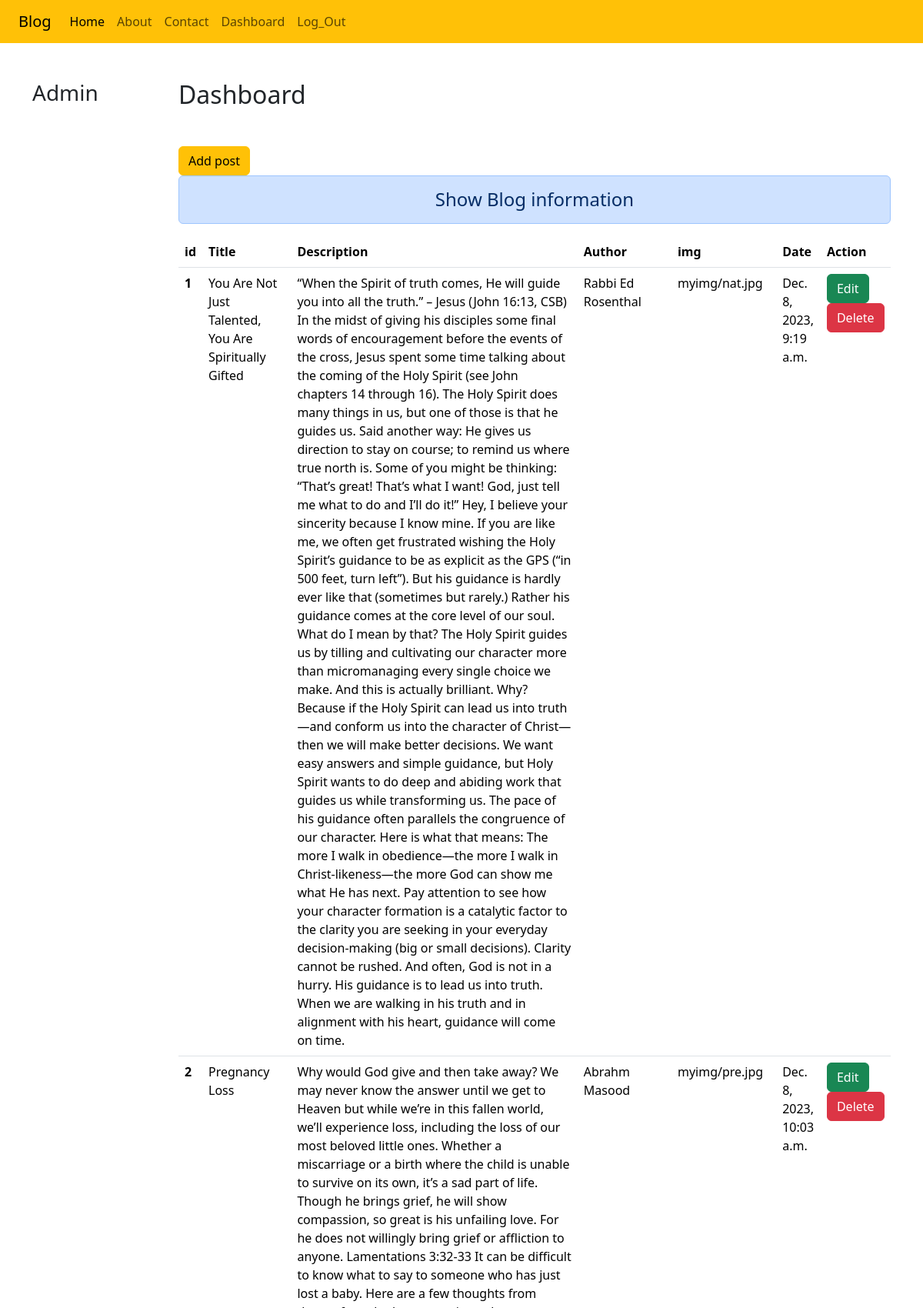
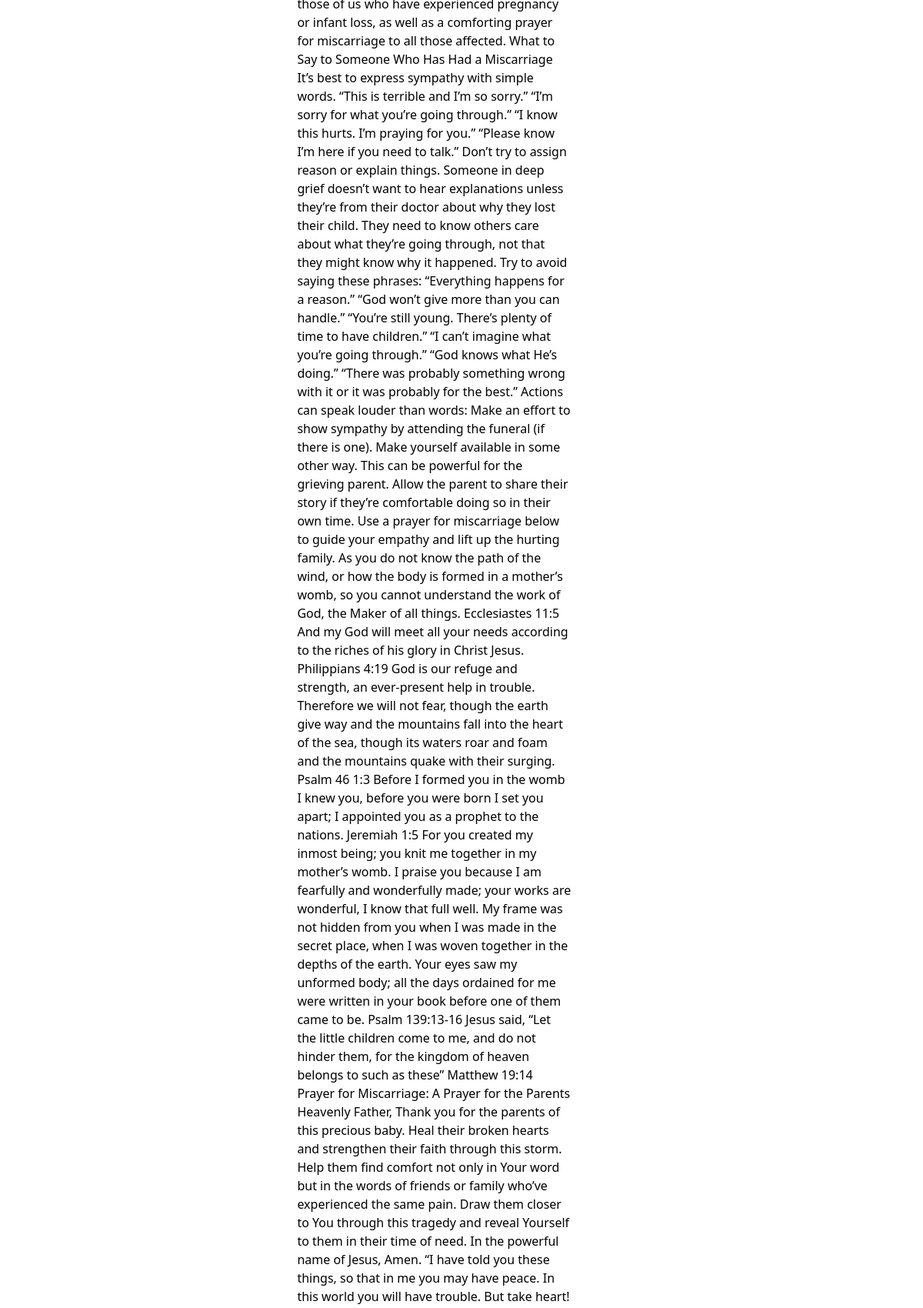
The page /dashboard/ (signed in, upper part) on the database its author committed (2 pictures, top to bottom).
### blog/models.py (models this page shows)
class Post(models.Model):
    title=models.CharField(max_length=100)
    content=models.CharField( max_length=100000)
    author=models.CharField(max_length=100)
    photo=models.ImageField(upload_to='myimg')
    publication_date=models.DateTimeField(auto_now_add=True)

### blog/views.py (the view)
# urls.py: path('dashboard/',dashboard,name='dashboard'),
def dashboard(request):
    if request.user.is_authenticated:
        posts=Post.objects.all()
        user=request.user
        full_name=user.get_full_name()
        return render(request,'blog/dashboard.html',{'posts':posts,'full':full_name})
    else:
        return HttpResponseRedirect('/login/')

### blog/templates/blog/dashboard.html (shortened to what this page needs)
{% extends "blog/base.html" %}
 {% load static %}
          {% block side%}
          <div class="col-2 mt-5">
              <h3 class="text-capitalize">{{user}}</h3>
          </div>
          {%endblock side%}
 {% block content %}
 <div class="col-sm-10">
 <h2 class="my-5">Dashboard</h2>
 <a href="{% url 'addpost' %}" class="btn btn-warning">Add post</a>
 <h4 class="text-center alert alert-primary"> Show Blog information</h4>
    {% if posts %}
    <table class="table table-hover">
        <thead>
          <tr>
            <th>id </th>
            <th>Title</th>
            <th>Description</th>
            <th>Author</th>
            <th>img</th>
            <th>Date</th>
            <th>Action</th>
          </tr>
        </thead>
        {% for st in posts %}
        <tbody>
          <tr>
            <th scope="row">{{st.id}}</th>
            <td>{{st.title}}</td>
            <td>{{st.content}}</td>
            <td>{{st.author}}</td>
            <td>{{st.photo}}</td>
            <td>{{st.publication_date}}</td>
            <td><a href="{% url 'update' st.id %}" class="btn btn-success">Edit</a>
                {% if perms.miniblog.delete_post %}
                <form action="{% url 'delete' st.id %}" method="POST" novalidate class="d-inline">
                <input type="submit" value="Delete" class="btn btn-danger">
                </form>
            {% endif %}
               </td>
          </tr>
        </tbody>
        {% endfor %}
        </table>
    {% else %}
    <h4 class="text-center alert alert-warning">No records</h4>
    {%endif %}
 </div>
 {% endblock content %}

### rows shown on the page
Post: id "1", title "You Are Not Just Talented, You Are Spiritually Gifted", content "“When the Spirit of truth comes, He will guide you into all the truth.” – Jesus (John 16:13, CSB) In the midst of giving his disciples some final words of encouragement before the events of the cross, Jesus spent some time talking about the coming of the Holy Spirit (see John chapters 14 through 16). The Holy Spirit does many things in us, but one of those is that he guides us. Said another way: He gives us direction to stay on course; to remind us where true north is. Some of you might be thinking: “That’s great! That’s what I want! God, just tell me what to do and I’ll do it!” Hey, I believe your sincerity because I know mine. If you are like me, we often get frustrated wishing the Holy…", author "Rabbi Ed Rosenthal", photo "myimg/nat.jpg", publication_date "Dec. 8, 2023, 9:19 a.m."
Post: id "2", title "Pregnancy Loss", author "Abrahm Masood", photo "myimg/pre.jpg", publication_date "Dec. 8, 2023, 10:03 a.m."

### other values the page prints
{{ user }} "Admin"
